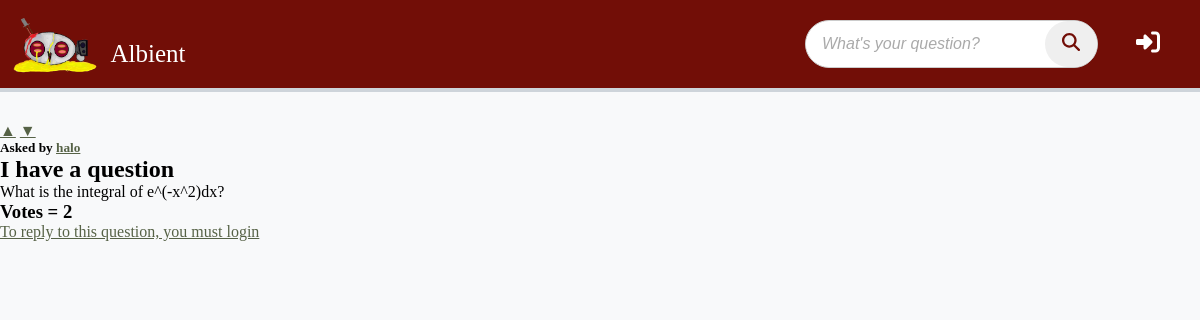
The app's page /view_question?id=3, older data.
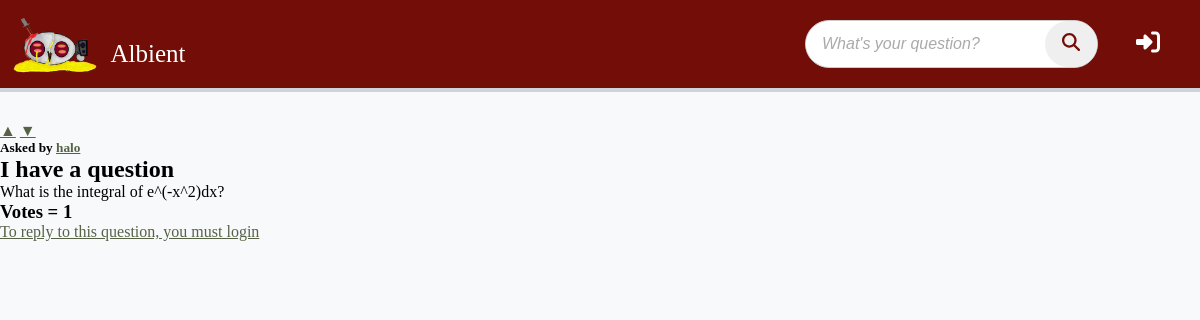
The same page, newer data.
### albient/models.py (models this page shows)
class User(db.Model, UserMixin):
    id = sa.Column(sa.Integer, primary_key=True, unique=True)
    role_id = sa.Column(sa.Integer, default=0)  # 0 for normal users, 1 for admin
    email = sa.Column(sa.String(320))
    username = sa.Column(sa.String(64), nullable=False, unique=True)
    display_name = sa.Column(sa.String(32))
    password = sa.Column(sa.String(64), nullable=False)
    rep_points = sa.Column(sa.Integer)
    questions = relationship("Question", backref="op", lazy=True)
    replies = relationship("Comment", backref="op", lazy=True)

class Question(db.Model):
    id = sa.Column(sa.Integer, primary_key=True, unique=True)
    title = sa.Column(sa.String(64))
    content = sa.Column(sa.Text)
    user_id = sa.Column(sa.Integer, sa.ForeignKey("user.id"))
    comments = relationship("Comment", backref="question", lazy=True)
    tags = sa.Column(sa.String(32))
    votes = sa.Column(sa.Integer, default=0)
    is_resolved = sa.Column(sa.Boolean, default=False)

### albient/routes.py (the view)
@app.route("/view_question", methods=["GET", "POST"])
def view_question():
    post_id = request.args.get("id")
    question = Question.query.filter_by(id=post_id).first()
    assert question is not None
    replies = Comment.query.filter_by(question=question).all()
    form = ReplyPostForm()
    if form.validate_on_submit():
        reply = Comment(content=form.content.data, question=question, op=current_user)
        db.session.add(reply)
        db.session.commit()
        flash("Reply added")
        return redirect(url_for("view_question", id=question.id))
    return render_template(
        "view_question.html",
        form=form,
        title="Reply",
        question=question,
        replies=replies,
    )

### albient/forms.py
class ReplyPostForm(FlaskForm):
    content = TextAreaField("Reply")
    submit = SubmitField("Reply")

### albient/templates/view_question.html (shortened to what this page needs)
{% extends 'base.html' %}
{% block content %}
<div class="view-question">
  <div class="vote-buttons">
    <a class="vote-button upvote-icon" href="{{url_for('upvote_post', post_id=question.id, del=1) }}">&#9650;</a>
    <a class="vote-button downvote-icon" href="{{url_for('upvote_post', post_id=question.id, del=-1) }}">&#9660;</a>
  </div>
  <h5>Asked by <a href="{{ url_for('view_user', username=question.op.username)}}">{{ question.op.display_name }}</a></h5>
  <h2 class="question-title"> {{ question.title }} </h2>
  <p class="question-content"> {{ question.content }} </p>
  <h3>Votes = {{ question.votes }}</h3>
</div>
{% if current_user.is_authenticated %}
<div class="reply-form">
  <form action="" method="POST">
    <fieldset>
      {{ form.hidden_tag() }}
      {% if form.content.errors %}
      {{ form.content() }}
      {% for error in form.content.errors %}
      <p class="form-error">{{ error }}</p>
      {% endfor %}
      {% else %}
      {{ form.content() }}
      {% endif %}
      {{ form.submit() }}
    </fieldset>
  </form>
</div>
{% else %}
<a href="{{url_for('login') }}"> To reply to this question, you must login</a>
{% endif %}
{% endblock %}

### albient/templates/base.html (shortened to what this page needs)
<!DOCTYPE html>
<html lang="en">
  <head>
    <link rel="stylesheet" href="{{ url_for('static', filename='syles.css') }}" />
    <link rel="stylesheet" href="{{ url_for('static', filename='navbar.css') }}" />
  </head>
  <body>
    <nav class="obc">
      <div class="section">
        <div class="logo">
          <a href="{{ url_for('home') }}" id="logo"><img src="{{ url_for('static', filename='images/albient.png') }}" alt="" /></a>
        </div>
        <div class="logo-name">Albient</div>
      </div>
      <div class="acounts">
        <div class="searchbar">
          <form action="/search" method="get" class="search-form">
            <input class="search-input" type="text" name="q" placeholder="What's your question?" required />
            <button type="submit" class="search-input">
            </button>
          </form>
        </div>
        <div class="">
          {% if not current_user.is_authenticated %}
            <a href="{{ url_for('login') }}">
            </a>
          {% endif %}
        </div>
      </div>
    </nav>
    {% block content %}
    {% endblock %}
  </body>
</html>

### albient/static/syles.css (style rules this page uses)
:root { --seasalt: #f8f9faff; --antiflash-white: #e9ecefff; --platinum: #dee2e6ff; --french-gray: #ced4daff; --french-gray-2: #adb5bdff; --slate-gray: #6c757dff; --outer-space: #495057ff; --onyx: #343a40ff; --eerie-black: #212529ff; --brick: #720E07; }
a:visited, a { color: #566246; }
* { margin: 0; padding: 0; }
body { min-height: 100vh; margin: 0; padding: 0; font-family: 'Monaspace Radon Var'; background: var(--seasalt); }

### albient/static/navbar.css (style rules this page uses)
:root { --seasalt: #f8f9faff; --antiflash-white: #e9ecefff; --platinum: #dee2e6ff; --french-gray: #ced4daff; --french-gray-2: #adb5bdff; --slate-gray: #6c757dff; --outer-space: #495057ff; --onyx: #343a40ff; --eerie-black: #212529ff; --logo-color: #ff5733ff; --brick: #720E07; }
nav.obc { border-bottom: 4px solid var(--french-gray); position: relative; background-color: var(--brick); z-index: 2; padding: 0; display: flex; justify-content: space-between; align-items: center; margin-bottom: 30px; }
.obc img { height: 4em; margin: 10px; padding-bottom: 0; }
.section { display: flex; }
.section .logo-name { margin-top: 40px; font-size: 25px; }
.search-form { display: flex; align-items: center; max-width: 400px; width: 100%; border: 1px solid #ccc; border-radius: 25px; overflow: hidden; background-color: #fff; transition: box-shadow 0.3s ease; }
.search-input { flex: 1; border: none; padding: 0.75rem 1rem; outline: none; font-size: 1rem; border-radius: 25px 0 0 25px; }
.search-input::placeholder { color: #aaa; font-style: italic; }
.obc a { text-decoration: none; color: var(--seasalt); }
#logo { color: var(--french-gray); }
.acounts { padding: 10px; display: flex; }
.searchbar { margin-right: 40px; color: white; }
.obc a svg { height: 1.5em; margin-right: 30px; }
.logo { display: flex; justify-content: center; }
.logo-name { color: white; }
body>nav>div.acounts>div>form>button>svg { height: 18px; color: black; }

Row changes from the older to the newer data that the page shows:
changed Question "I have a question": votes "2" → "1"
